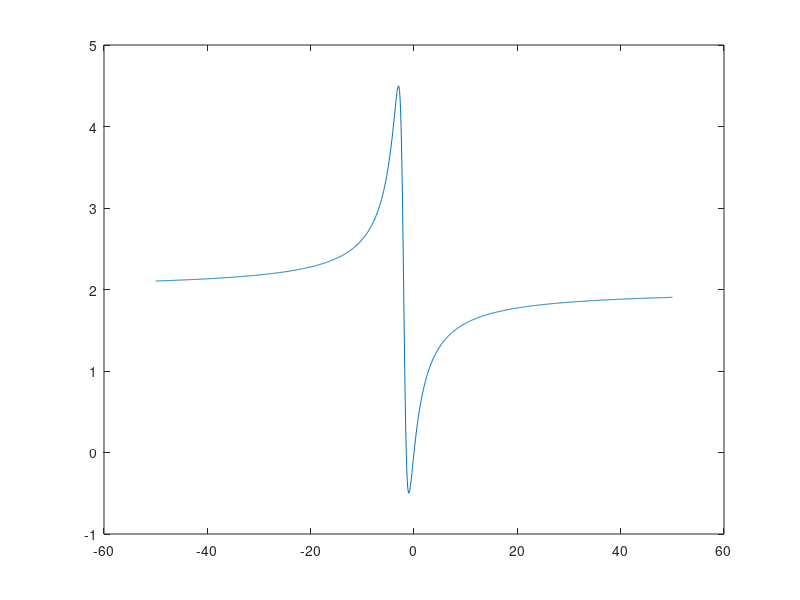

Recreate this plot in MATLAB.
% Octave Script
% Title         :Grafica 7
% Author        :Kevin Yoan Calderón García
% Description   :Script para graficar una funcion
% Date          :28/10/2021
% Version       :1
% Usage         :octave
%               :
%               :Requiere de octave

clear 
% Dominio de la función 
x = -50:0.1:50;
% Rango de la Funcion 
fx = (2*x.^2+3*x)./(x.^2+4*x+5) 
% Funcion con el plot
plot (x, fx)
